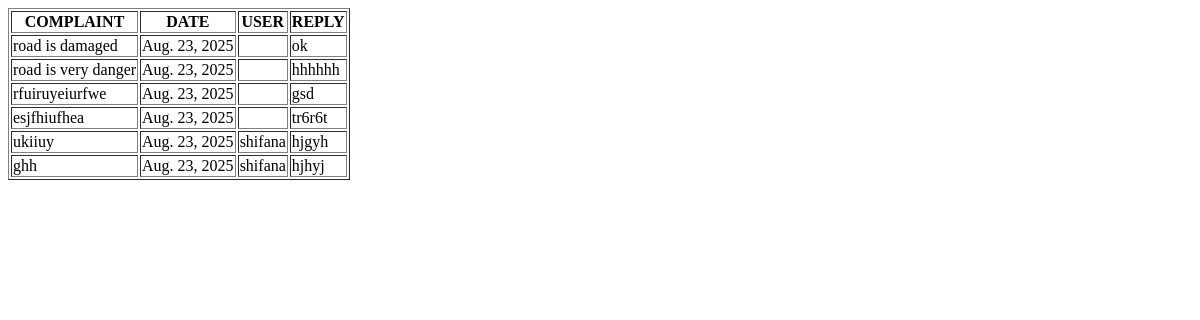
Page /complaint on the earlier database version.
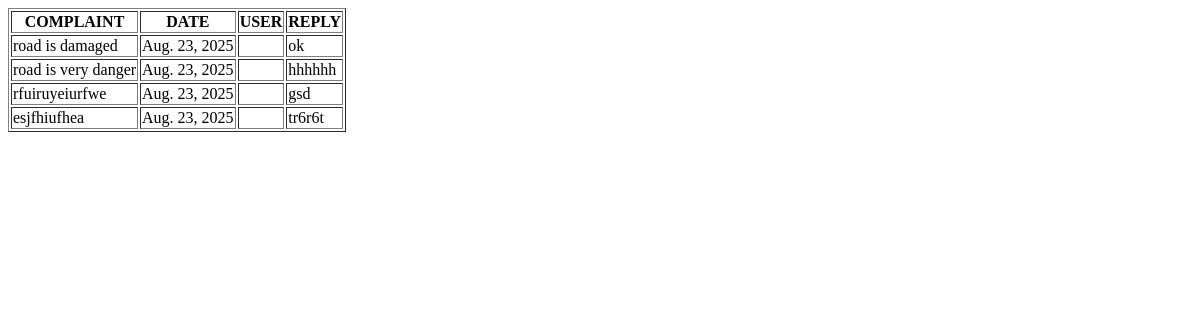
Same page on the later database version.
### road_potholeapp/models.py (models this page shows)
class Complaintable(models.Model):
    complaint=models.CharField(max_length=300, null=True, blank=True)
    date=models.DateField(max_length=200, null=True, blank=True)
    replay=models.CharField(max_length=300, null=True, blank=True)
    user=models.ForeignKey(Usertable, on_delete=models.CASCADE, null=True, blank=True)

class Usertable(models.Model):
    name=models.CharField(max_length=200, null=True, blank=True)
    image=models.FileField(max_length=200, null=True, blank=True)
    age=models.IntegerField(null=True, blank=True)
    gender=models.CharField(max_length=200, null=True, blank=True)
    email=models.CharField(max_length=200, null=True, blank=True)
    latitude = models.FloatField(null=True, blank=True)
    longitude = models.FloatField(null=True, blank=True)
    phone=models.BigIntegerField(null=True, blank=True)
    login=models.ForeignKey(Logintable, on_delete=models.CASCADE, null=True, blank=True)

### road_potholeapp/views.py (the view)
# urls.py: path('complaint',ComplaintView.as_view(),name='complaint'),
class ComplaintView(View):
    def get(self,request):
        obj = Complaintable.objects.all()
        print(obj)
        return render(request, 'COMPLAIN.html',{'val': obj})

### templates/COMPLAIN.html (shortened to what this page needs)
<!DOCTYPE html>
<html lang="en">
<head>
</head>
<body>
    <table border="1">
        <tr>
            <th>COMPLAINT</th>
            <th>DATE</th>
            <th>USER</th>
            <th>REPLY</th>
        </tr>
         {% for i in val %}
        <tr>
            <td>{{i.complaint}}</td>
            <td>{{i.date}}</td>
            <td>{{i.user.name}}</td>
            {% if i.replay %}
            <td>{{i.replay}}</td>
            {% else %}
            <TD><a href="reply/{{i.id}}">reply</a></TD>
            {% endif %}
        </tr>
                {% endfor %}
    </table>
</body>
</html>

Differences in the rows shown:
removed Complaintable: complaint "ukiiuy", date "Aug. 23, 2025", user.name "shifana", replay "hjgyh"
removed Complaintable: complaint "ghh", date "Aug. 23, 2025", user.name "shifana", replay "hjhyj"
